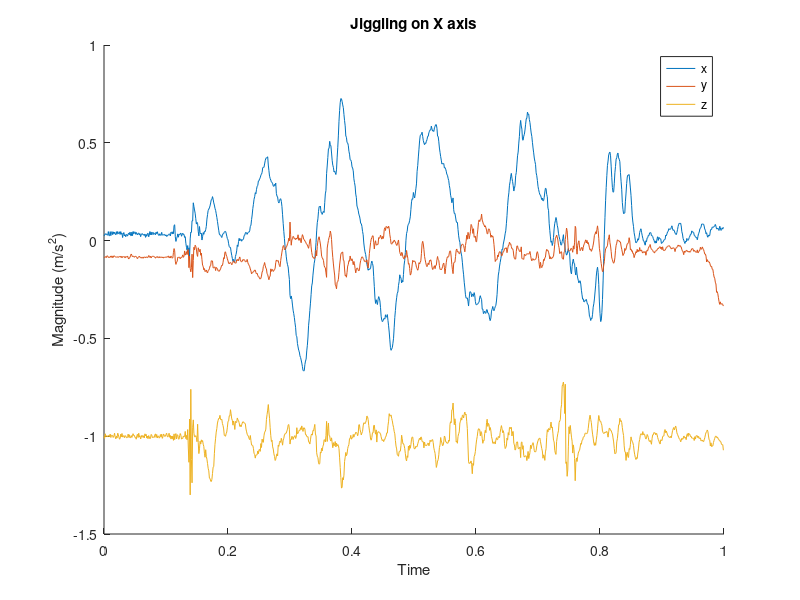
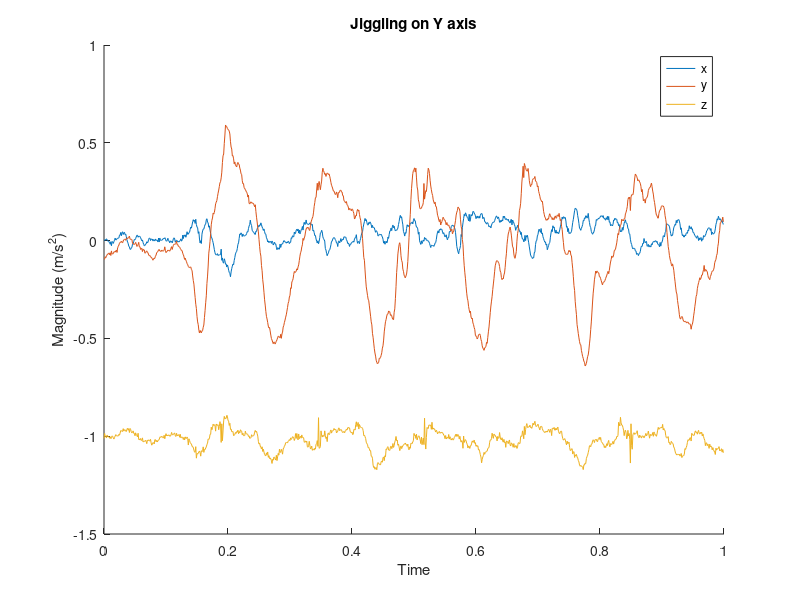
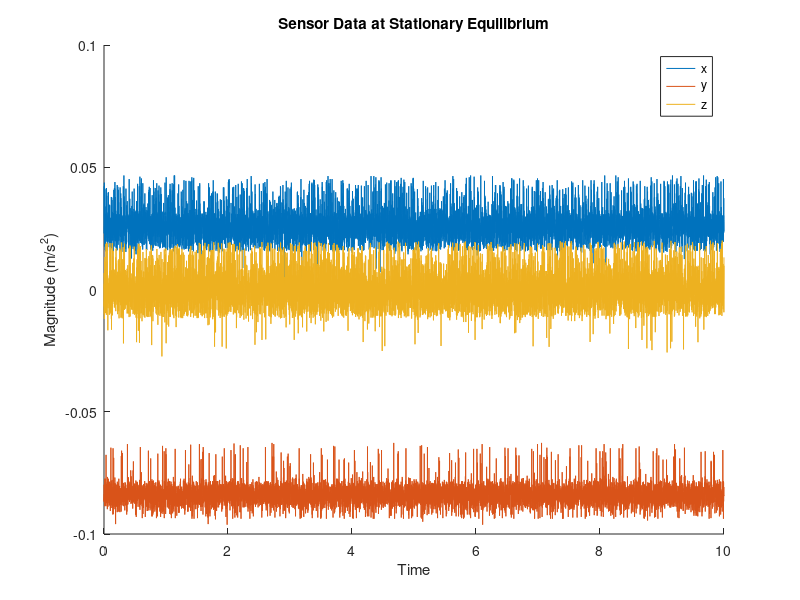

Source code (MATLAB) for these figures, in order: (Note: this script raises an error after producing the figures.)
%% PiCar Kalman Filter Helper Script
% by Will Wu
clear, clc, close all

%% Import data
stationary = load('IMU_stationary.mat');
stationary = stationary.acc_gyro_sample;
x_jiggle = load('IMU_x_jiggle.mat');
x_jiggle = x_jiggle.acc_gyro_sample;
y_jiggle = load('IMU_y_jiggle.mat');
y_jiggle = y_jiggle.acc_gyro_sample;

% lables
acc_x = 2;
acc_y = 3;
acc_z = 4;
gyro_x = 5;
gyro_y = 6;
gyro_z = 7;

% all data are sampled at 1000Hz for 10 seconds
f_s = 1000;
time_stat = 0:1/f_s:10-1/f_s;
%% IMU Behaviroal Analysis

% jiggle data sets are data collected while shaking the IMU back and forth
% along a certain axis

% x jiggle
figure, hold on;
time_j = 0:1/f_s:1-1/f_s; % jiggle sampled for 1s at 1000Hz
plot(time_j, x_jiggle(acc_x, :));
plot(time_j, x_jiggle(acc_y, :));
plot(time_j, x_jiggle(acc_z, :));
legend('x','y','z'), xlabel('Time'),ylabel('Magnitude (m/s^2)');
title('Jiggling on X axis')

% y jiggle
figure, hold on;
plot(time_j, y_jiggle(acc_x, :));
plot(time_j, y_jiggle(acc_y, :));
plot(time_j, y_jiggle(acc_z, :));
legend('x','y','z'), xlabel('Time'),ylabel('Magnitude (m/s^2)');
title('Jiggling on Y axis')

% stationary, linear acc as a time series
figure, hold on;
plot(time_stat, stationary(acc_x, :));
plot(time_stat, stationary(acc_y, :));
plot(time_stat, detrend(stationary(acc_z, :))); % note that z is detrended
legend('x','y','z'), xlabel('Time'),ylabel('Magnitude (m/s^2)');
title('Sensor Data at Stationary Equilibrium')

%% statiscal analysis

% distribution analysis
figure, histogram(stationary(acc_x,:)), title('X Acc Distribution');
figure, histogram(stationary(acc_y,:)), title('Y Acc Distribution');
figure, histogram(stationary(acc_z,:)), title('Z Acc Distribution');

% gyro readings in deg/s
sensor_mean = mean(stationary(acc_x:gyro_z,:),2);

% starting Kalman Q & R values
sensor_cov = cov(transpose(stationary(acc_x:gyro_z,:)));
sensor_var = diag(sensor_cov);  

%% Kalman filter setup
f_s = 100; %Hz
delta_t = 1/f_s;
A_kf = [1 delta_t;0 1];
b_kf = [delta_t^2/2; delta_t];
c_x = eye(2);
d_x = zeros(2,1);

t = 0:delta_t:((length(time_stat)-1)/f_s);
a_x_in = [t' transpose(stationary(acc_x, :))];

rpm_in = zeros(size(t'));
gps_in = zeros(size(t'));

meas_x_in = [t' rpm_in];

